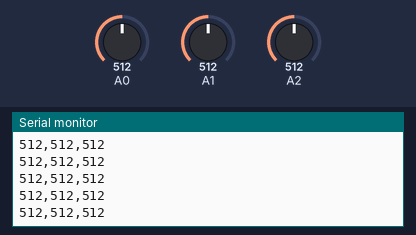
Simulated run of this sketch. Board: Arduino Uno, built with avr-gcc and run on an emulated ATmega328P. Parts: the last lines printed to the serial monitor. The inputs (shaded band) are chosen by the test bench; at power-on: A0 = 512, A1 = 512, A2 = 512.

Above: at 1.2 s.
1.3 s: A0 set to 716
At 2.1 s:
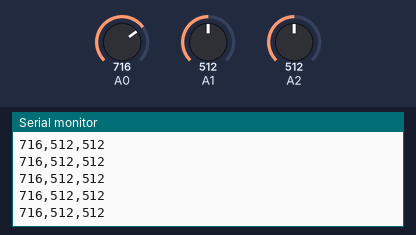
4.3 s: A1 set to 716
At 5.0 s:
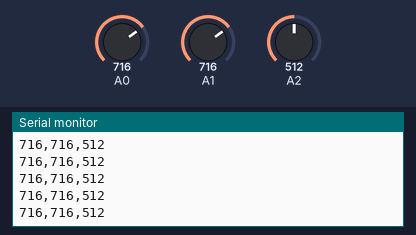
5.8 s: A2 set to 716
At 6.3 s:
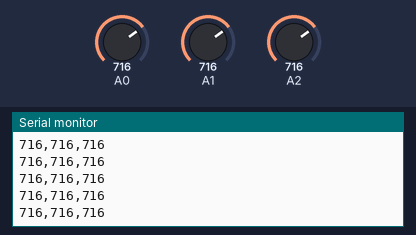
8.8 s: A0 set to 900
At 9.4 s:
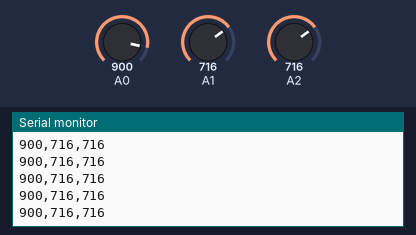
10.3 s: A1 set to 900
At 10.9 s:
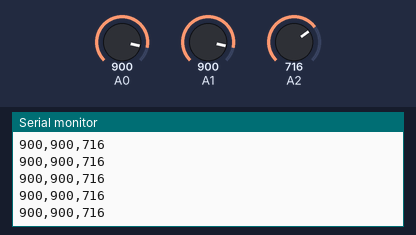
11.8 s: A2 set to 900
At 12.7 s:
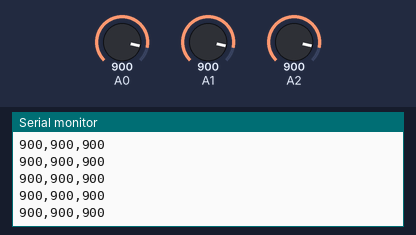
Timing chart, 0 to 14.3 s (numbered marks = the images above; inputs shaded):
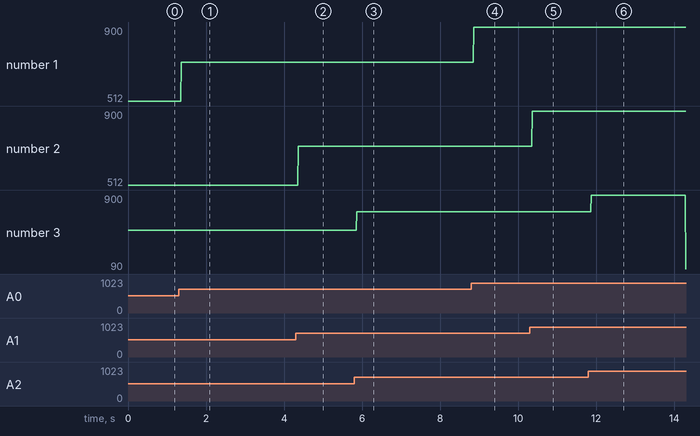

The sketch:

arduino.ino
```cpp
int potPins[] = {0,1,2};

void setup() {
  Serial.begin(9600);
}

void loop() {
  for (int i = 0; i < 3; i = i + 1) {
    Serial.print(analogRead(potPins[i]));
    Serial.print(i < 2 ? ',' : '\n');
  }
  delay(10);
}
```

Measured:
- after the input at 1.3 s, the serial monitor: prints a new line after 0.06 s (image 1)
- after the input at 4.3 s, the serial monitor: prints a new line after 0.07 s (image 2)
- after the input at 5.8 s, the serial monitor: prints a new line after 0.07 s (image 3)
- after the input at 8.8 s, the serial monitor: prints a new line after 0.06 s (image 4)
- after the input at 10.3 s, the serial monitor: prints a new line after 0.06 s (image 5)
- after the input at 11.8 s, the serial monitor: prints a new line after 0.07 s (image 6)
- plotted number 1: 512 → 716 after the input at 1.3 s, 716 → 900 after the input at 8.8 s
- plotted number 3: 716 → 90 after the input at 11.8 s
